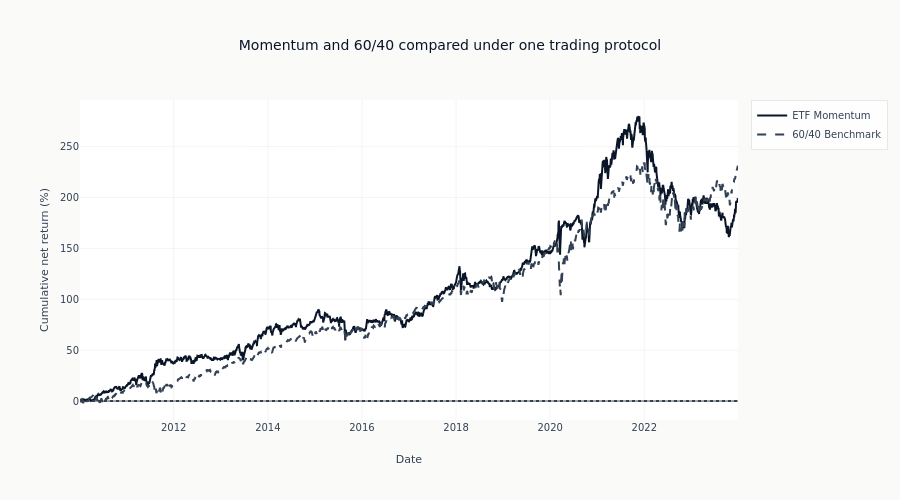

Notebook cell for this chart:
### Markdown cell above
## 11. Compare cumulative performance and drawdowns

Growth of the initial capital answers who finishes ahead; the underwater curve shows the path
risk hidden by an endpoint comparison.

### Code cell
strategy_cum = portfolio_value / INITIAL_CASH - 1
benchmark_cum = benchmark_value / INITIAL_CASH - 1

fig = go.Figure()
fig.add_trace(
    go.Scatter(
        x=dates,
        y=strategy_cum * 100,
        name="ETF Momentum",
        line=dict(color=COLORS["blue"], width=2),
    )
)
fig.add_trace(
    go.Scatter(
        x=dates,
        y=benchmark_cum * 100,
        name="60/40 Benchmark",
        line=dict(color=COLORS["neutral"], dash="dash"),
    )
)
fig.update_layout(
    title="Momentum and 60/40 compared under one trading protocol",
    xaxis_title="Date",
    yaxis_title="Cumulative net return (%)",
    height=500,
)
fig.add_hline(y=0, line_dash="dot", line_color=COLORS["neutral"])
show_plotly_with_alt(
    fig,
    (
        "Line chart of cumulative net return for the ETF momentum portfolio in solid navy "
        "against the 60/40 benchmark in dashed grey. Both are measured against the same "
        "starting capital and carry the same per-trade costs, and both begin at the first "
        "session's close rather than at zero, so each point is growth on the capital "
        "committed at the start. Drawn to put the rule's whole path beside the passive "
        "alternative it has to beat."
    ),
)

### Figure 1 — Plotly figure (JSON) as saved in the notebook; plotly's stock layout.template omitted (floating-point values rounded to 4 significant figures; data arrays with more than 128 entries replaced by an {"elided": "..."} marker saying what was removed)
{"data": [{"line": {"color": "#0a1628", "width": 2}, "name": "ETF Momentum", "type": "scatter", "x": {"elided": "3522 str values"}, "y": {"elided": "3522 float values"}}, {"line": {"color": "#334155", "dash": "dash"}, "name": "60/40 Benchmark", "type": "scatter", "x": {"elided": "3522 str values"}, "y": {"elided": "3522 float values"}}], "layout": {"height": 500, "shapes": [{"line": {"color": "#334155", "dash": "dot"}, "type": "line", "x0": 0, "x1": 1, "xref": "x domain", "y0": 0, "y1": 0, "yref": "y"}], "title": {"text": "Momentum and 60/40 compared under one trading protocol"}, "xaxis": {"title": {"text": "Date"}}, "yaxis": {"title": {"text": "Cumulative net return (%)"}}}}
